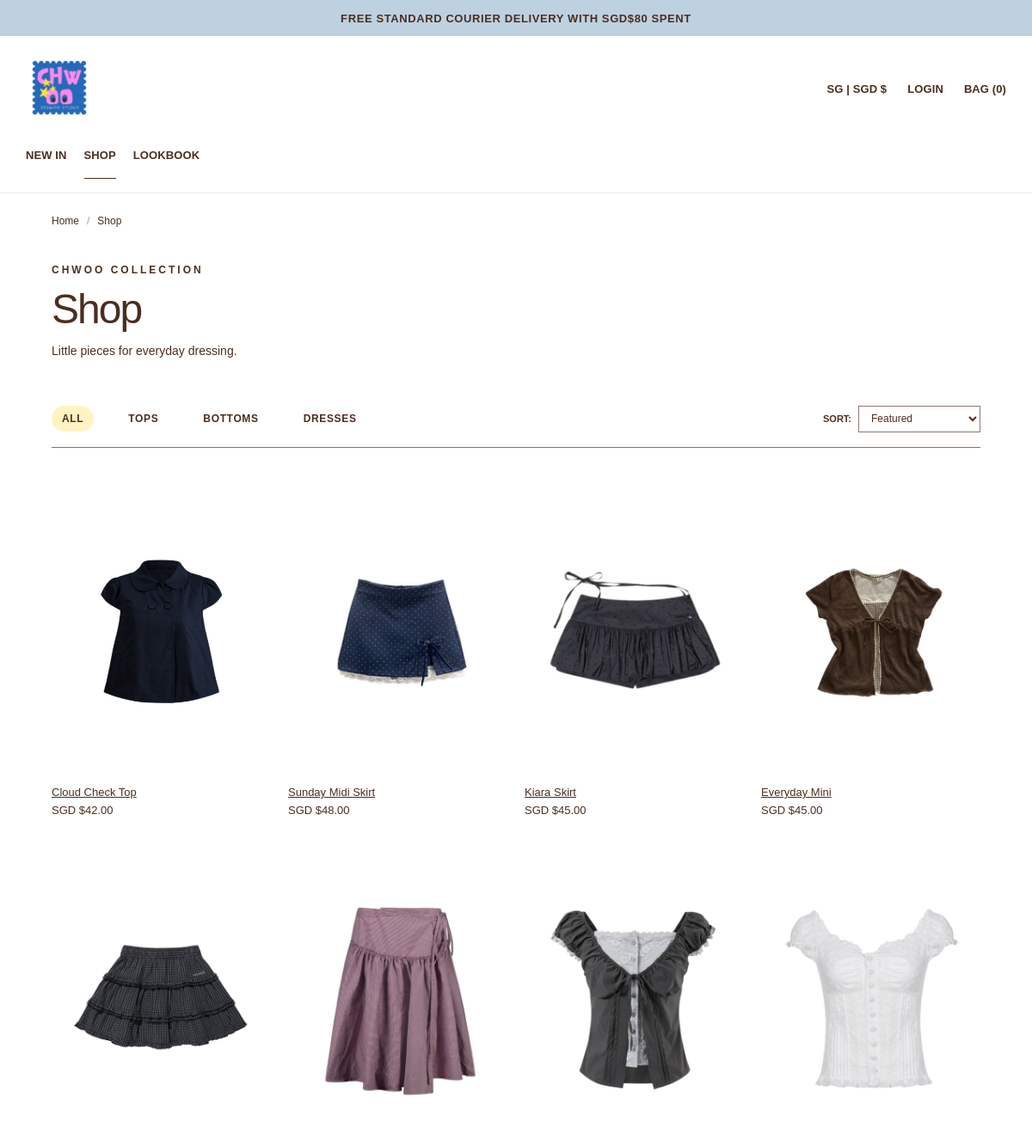
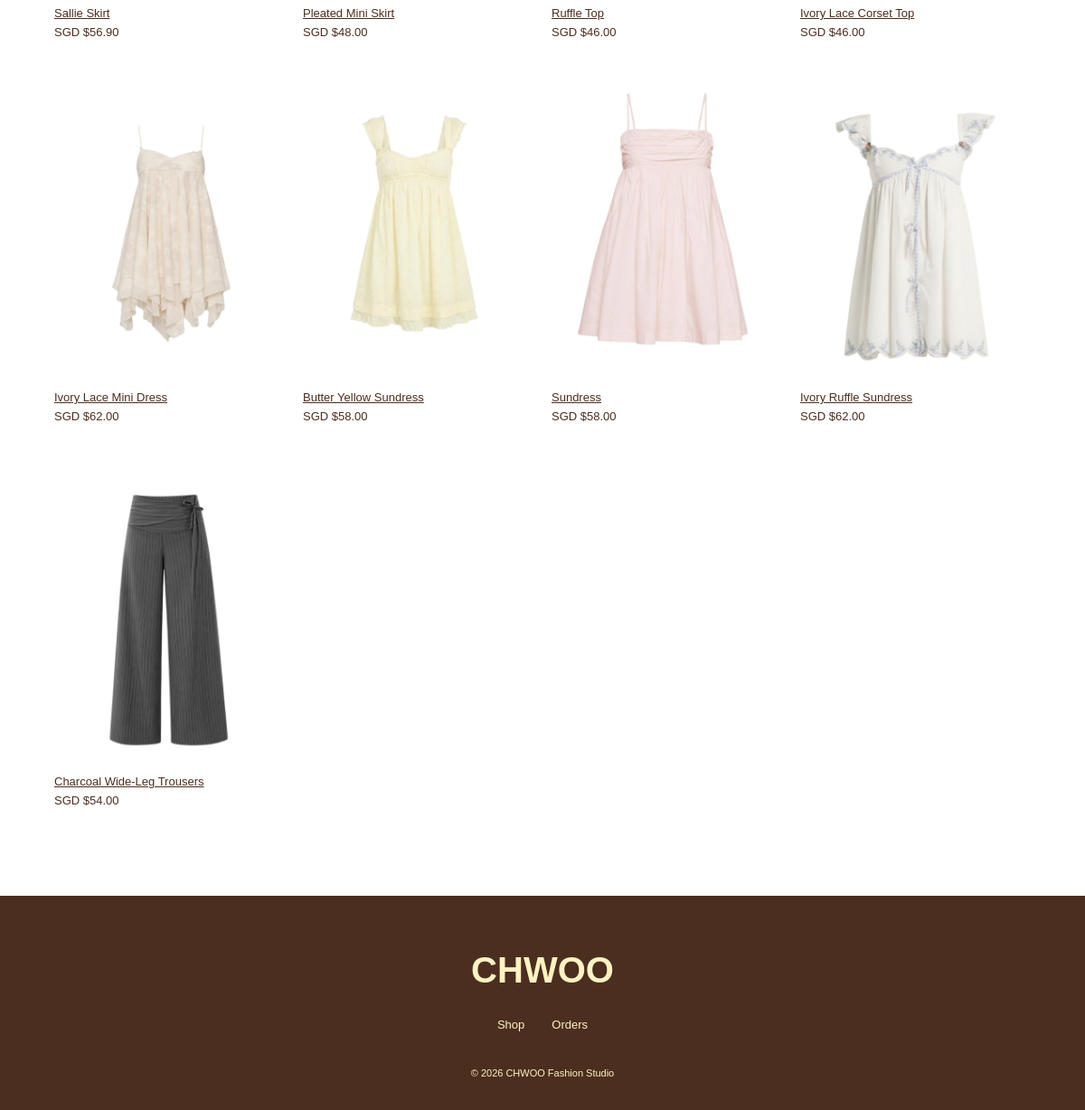
Screenshot of /php/shop.php with the database file from the repository (2 pictures, top to bottom).
### tables this page shows
CREATE TABLE products (
    product_id INT UNSIGNED NOT NULL AUTO_INCREMENT,
    product_name VARCHAR(120) NOT NULL,
    category VARCHAR(30) NOT NULL,
    description TEXT,
    fit_information TEXT,
    is_active TINYINT(1) NOT NULL DEFAULT 1,
    PRIMARY KEY (product_id),
    CONSTRAINT chk_products_active CHECK (is_active IN (0, 1))
);

### php/bag.php (called while the page is built, shortened)
<?php
require_once __DIR__ . '/auth.php';
function chwooEscape($value) {
    return htmlspecialchars((string)$value, ENT_QUOTES, 'UTF-8');
}
    ?>
    <?php
$scriptDirectory = str_replace('\\', '/', dirname($_SERVER['SCRIPT_NAME']));
$chwooRootUrl = rtrim(basename($scriptDirectory) === 'php' ? dirname($scriptDirectory) : $scriptDirectory, '/') . '/';
$chwooBagCount = 0;

### php/auth.php (called while the page is built, shortened)
<?php
function chwooAuthEscape($value) {
    return htmlspecialchars((string)$value, ENT_QUOTES, 'UTF-8');
}
function chwooCurrentCustomer() {
    return $_SESSION['chwoo_customer'] ?? null;
}
function chwooAuthRootUrl() {
    $directory = str_replace('\\', '/', dirname($_SERVER['SCRIPT_NAME']));
    return rtrim(basename($directory) === 'php' ? dirname($directory) : $directory, '/') . '/';
}

### php/shop.php (the view, shortened to what this page needs)
<?php
require_once __DIR__ . '/auth.php';
require_once __DIR__ . '/bag.php';
$categories = ['All', 'Tops', 'Bottoms', 'Dresses'];
$category = $_GET['category'] ?? 'All';
$sortOptions = [
    'featured'   => 'p.product_id ASC',
    'price_asc'  => 'c.price ASC, p.product_id ASC',
    'price_desc' => 'c.price DESC, p.product_id ASC',
    'name_asc'   => 'p.product_name ASC, p.product_id ASC'
];
$sort = $_GET['sort'] ?? 'featured';
$sql = 'SELECT p.product_id, p.product_name, p.category, c.price, c.image_path,
               COALESCE(SUM(v.stock_quantity), 0) AS stock_quantity
        FROM products AS p
        JOIN product_colours AS c ON c.product_id = p.product_id AND c.is_default = 1
        LEFT JOIN product_colours AS inventory_colour ON inventory_colour.product_id = p.product_id
        LEFT JOIN product_variants AS v ON v.colour_id = inventory_colour.colour_id
        WHERE p.is_active = 1';
$sql .= ' GROUP BY p.product_id, p.product_name, p.category, c.colour_id, c.price, c.image_path';
$sql .= ' ORDER BY ' . $sortOptions[$sort];
$stmt = $conn->prepare($sql);
$stmt->execute();
$products = $stmt->get_result();
function e($value) {
    return htmlspecialchars((string)$value, ENT_QUOTES, 'UTF-8');
}
function shopUrl($category, $sort) {
    return 'shop.php?' . http_build_query(['category' => $category, 'sort' => $sort]);
}
?>
<!DOCTYPE html>
<html lang="en">
<head>
    <link rel="stylesheet" href="../css/header.css">
    <link rel="stylesheet" href="../css/shop.css">
    <link rel="stylesheet" href="../css/footer.css">
    <link rel="stylesheet" href="<?= chwooEscape($chwooRootUrl) ?>css/bag.css">
</head>
<body class="shop-page">
    <?php include __DIR__ . '/header.php'; ?>
    <main class="shop-main">
        <div class="breadcrumb">
            <a href="../index.php">Home</a><span>/</span>Shop
        </div>
        <section aria-label="Shop introduction">
            <p class="shop-eyebrow">CHWOO COLLECTION</p>
            <h1 class="shop-title">Shop</h1>
            <p class="shop-description">Little pieces for everyday dressing.</p>
        </section>
        <div class="shop-toolbar">
            <nav class="category-tabs" aria-label="Product categories">
                <?php foreach ($categories as $tab): ?>
                    <a href="<?= e(shopUrl($tab, $sort)) ?>"
                       class="<?= $category === $tab ? 'active' : '' ?>"
                       <?= $category === $tab ? 'aria-current="page"' : '' ?>>
                        <?= e(strtoupper($tab)) ?>
                    </a>
                <?php endforeach; ?>
            </nav>
            <form class="sort-form" method="get" action="shop.php">
                <label for="sort">SORT:</label>
                <select id="sort" name="sort" onchange="this.form.submit()">
                    <option value="featured" <?= $sort === 'featured' ? 'selected' : '' ?>>Featured</option>
                </select>
            </form>
        </div>
        <?php if ($products->num_rows > 0): ?>
            <section class="shop-grid" aria-label="CHWOO products">
                <?php while ($product = $products->fetch_assoc()): ?>
                    <?php
                    $imagePath = ltrim((string)$product['image_path'], '/\\');
                    $safePath = preg_match('~^images/[a-zA-Z0-9_./-]+$~', $imagePath)
                                && strpos($imagePath, '..') === false;
                    $imageExists = $safePath && is_file(__DIR__ . '/../' . $imagePath);
                    ?>
                    <article class="shop-product">
                        <a class="shop-product-link" href="product.php?id=<?= (int)$product['product_id'] ?>"
                           aria-label="View <?= e($product['product_name']) ?> details">
                            <div class="shop-image">
                                <?php if ($imageExists): ?>
                                    <img src="<?= e('../' . $imagePath) ?>"
                                         alt="<?= e($product['product_name']) ?>" loading="lazy">
                                <?php else: ?>
                                    <div class="shop-image-placeholder">Product image coming soon</div>
                                <?php endif; ?>
                            </div>
                            <h2 class="shop-product-name"><?= e($product['product_name']) ?></h2>
                        </a>
                        <p class="shop-product-price">SGD $<?= number_format((float)$product['price'], 2) ?></p>
                    </article>
                <?php endwhile; ?>
            </section>
        <?php else: ?>
            <p class="shop-empty">No products found in this category.</p>
        <?php endif; ?>
    </main>
    <footer>
        <div class="footer-logo">
            CHWOO
        </div>
        <div class="footer-links">
            <a href="shop.php">
                Shop
            </a>
            <a href="account.php?section=orders">
                Orders
            </a>
        </div>
        <p>
            &copy; 2026 CHWOO Fashion Studio
        </p>
    </footer>
</body>
</html>

### php/header.php (shortened to what this page needs)
<?php
require_once __DIR__ . '/auth.php';
$headerRoot = chwooAuthRootUrl();
$headerPage = basename($_SERVER['SCRIPT_NAME']);
$headerShop = in_array($headerPage, ['shop.php', 'product.php', 'cart.php'], true);
$headerActive = $headerPage === 'product.php' ? 'shop.php' : $headerPage;
if ($headerShop): ?>
<div class="announcement-bar">FREE STANDARD COURIER DELIVERY WITH SGD$80 SPENT</div>
<?php endif; ?>
<header class="<?= $headerShop ? 'shop-header' : 'site-header' ?>">
    <nav class="navbar" aria-label="Main navigation">
        <a class="logo-link" href="<?= chwooAuthEscape($headerRoot) ?>index.php">
            <img class="logo" src="<?= chwooAuthEscape($headerRoot) ?>images/chwoo-logo.png" alt="CHWOO Fashion Studio">
        </a>
        <div class="main-nav">
            <?php foreach (['newin.php' => 'NEW IN', 'shop.php' => 'SHOP', 'outfit.php' => 'LOOKBOOK'] as $navPage => $navLabel): ?>
            <a href="<?= chwooAuthEscape($headerRoot . 'php/' . $navPage) ?>" <?= $headerActive === $navPage ? 'aria-current="page"' : '' ?>><?= $navLabel ?></a>
            <?php endforeach; ?>
        </div>
        <div class="nav-tools">
            <span>SG | SGD $</span>
            <a class="chwoo-account-link" href="<?= chwooAuthEscape($headerRoot) ?>php/<?= chwooCurrentCustomer() ? 'account.php' : 'login.php' ?>" <?= in_array($headerPage, ['login.php', 'account.php'], true) ? 'aria-current="page"' : '' ?>><?= chwooCurrentCustomer() ? 'ACCOUNT' : 'LOGIN' ?></a>
            <a data-bag-trigger href="<?= chwooAuthEscape($headerRoot) ?>php/cart.php">BAG (<?= (int)$chwooBagCount ?>)</a>
        </div>
    </nav>
</header>

### css/header.css (style rules this page uses)
.announcement-bar { height: 42px; display: flex; justify-content: center; align-items: center; background-color: var(--blue); color: var(--brown); font-size: 13px; font-weight: bold; letter-spacing: 1px; }
.navbar { width: 100%; display: flex; align-items: center; padding: 24px 35px; background-color: var(--white); }
.logo-link { display: block; margin-right: 55px; }
.logo { width: 105px; display: block; }
.main-nav { display: flex; gap: 35px; }
.main-nav a, .nav-tools a { color: var(--brown); text-decoration: none; font-size: 13px; font-weight: bold; letter-spacing: 0.5px; position: relative; }
.main-nav a::after, .nav-tools a::after { content: ""; position: absolute; left: 0; bottom: -6px; width: 0; height: 1px; background-color: var(--brown, #4B2E1F); transition: width 0.3s; }
.main-nav a:hover::after, .nav-tools a:hover::after, .main-nav a:focus-visible::after, .nav-tools a:focus-visible::after, .main-nav a[aria-current="page"]::after, .nav-tools a[aria-current="page"]::after { width: 100%; }
.nav-tools { margin-left: auto; display: flex; align-items: center; gap: 24px; font-size: 13px; font-weight: bold; }
.navbar .nav-tools a.chwoo-account-link { display: block; white-space: nowrap; }
@media (max-width: 1350px) { .site-header .navbar, .shop-header .navbar { flex-wrap: wrap; row-gap: 16px; } }
@media (max-width: 1350px) { .site-header .navbar .main-nav, .shop-header .navbar .main-nav { display: flex; order: 3; flex: 0 0 100%; flex-wrap: wrap; align-items: center; gap: 4px 20px; } }
@media (max-width: 1350px) { .site-header .navbar .main-nav a, .shop-header .navbar .main-nav a { display: inline-flex; align-items: center; min-height: 44px; white-space: nowrap; } }

### css/footer.css (style rules this page uses)
footer { padding: 60px 6% 35px; background-color: var(--brown); color: var(--yellow); text-align: center; }
.footer-logo { margin-bottom: 30px; font-size: 40px; font-weight: bold; }
.footer-links { display: flex; justify-content: center; gap: 30px; margin-bottom: 40px; }
.footer-links a { color: var(--yellow); text-decoration: none; font-size: 13px; }
footer p { margin: 0; font-size: 11px; }

### rows the page displays
products: shows a picture, product_name "Cloud Check Top", price "42.00"
products: shows a picture, product_name "Sunday Midi Skirt", price "48.00"
products: shows a picture, product_name "Kiara Skirt", price "45.00"
products: shows a picture, product_name "Everyday Mini", price "45.00"
products: shows a picture, product_name "Sallie Skirt", price "56.90"
products: shows a picture, product_name "Pleated Mini Skirt", price "48.00"
products: shows a picture, product_name "Ruffle Top", price "46.00"
products: shows a picture, product_name "Ivory Lace Corset Top", price "46.00"
products: shows a picture, product_name "Ivory Lace Mini Dress", price "62.00"
products: shows a picture, product_name "Butter Yellow Sundress", price "58.00"
products: shows a picture, product_name "Sundress", price "58.00"
products: shows a picture, product_name "Ivory Ruffle Sundress", price "62.00"
products: shows a picture, product_name "Charcoal Wide-Leg Trousers", price "54.00"

### other values shown
$navLabel "NEW IN"
$navLabel "SHOP"
$navLabel "LOOKBOOK"
$chwooBagCount "0"
$tab "ALL"
$tab "TOPS"
$tab "BOTTOMS"
$tab "DRESSES"
